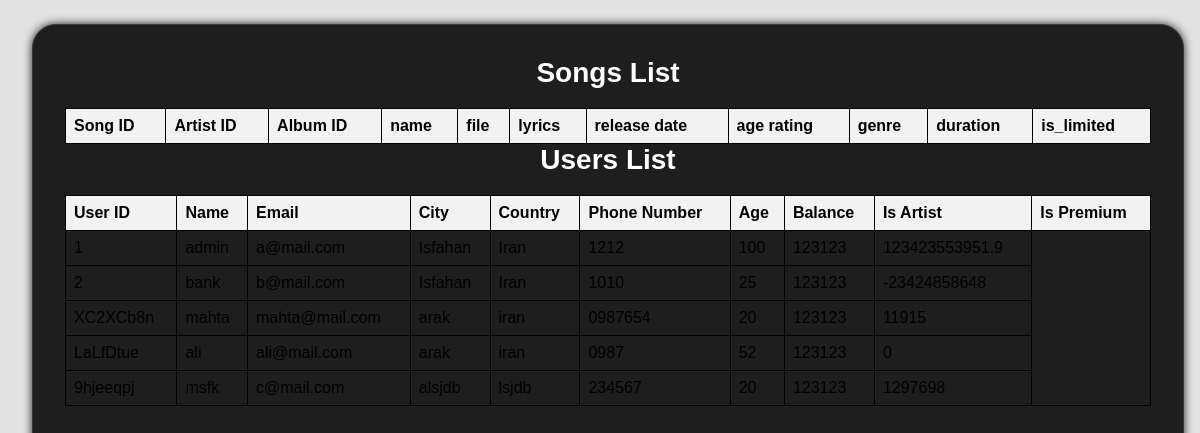
The page /participant on the database as committed earlier.
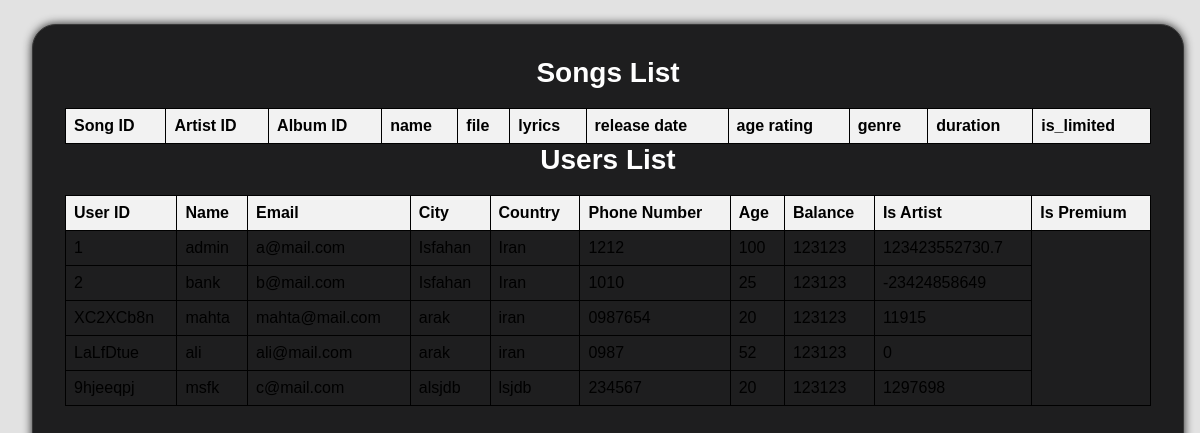
The same page on the database as committed later.
### tables this page shows
CREATE TABLE USERS (
            user_id TEXT PRIMARY KEY,
            name TEXT,
            email TEXT,
            city TEXT,
            country TEXT,
            phone TEXT,
            age INTEGER CHECK(age >= 9 AND age <= 120),
            password TEXT,
            balance INTEGER DEFAULT 0,
            is_artist BOOLEAN DEFAULT 0,
            is_premium BOOLEAN DEFAULT 0
        );

### app.py (the view)
@app.route("/participant")
def participants():
    with sqlite3.connect("database.db") as connect:
        cursor = connect.cursor()
        cursor.execute("SELECT * FROM USERS")
        data = cursor.fetchall()
    return render_template("participants.html", data=data)

### templates/participants.html (shortened to what this page needs)
<!DOCTYPE html>
<html>
  <head>
    <link
      rel="stylesheet"
      type="text/css"
      href="{{ url_for('static', filename='css/style.css') }}"
    />
  </head>
  <body>
    <div class="div-header">
      <h1>Songs List</h1>
      <table style="width: 100%">
        <tr>
          <th>Song ID</th>
          <th>Artist ID</th>
          <th>Album ID</th>
          <th>name</th>
          <th>file</th>
          <th>lyrics</th>
          <th>release date</th>
          <th>age rating</th>
          <th>genre</th>
          <th>duration</th>
          <th>is_limited</th>
        </tr>
      </table>
      <h1>Users List</h1>
      <table style="width: 100%">
        <tr>
          <th>User ID</th>
          <th>Name</th>
          <th>Email</th>
          <th>City</th>
          <th>Country</th>
          <th>Phone Number</th>
          <th>Age</th>
          <th>Balance</th>
          <th>Is Artist</th>
          <th>Is Premium</th>
        </tr>
        {% for participant in data %}
        <tr>
          <td>{{ participant[0] }}</td>
          <td>{{ participant[1] }}</td>
          <td>{{ participant[2] }}</td>
          <td>{{ participant[3] }}</td>
          <td>{{ participant[4] }}</td>
          <td>{{ participant[5] }}</td>
          <td>{{ participant[6] }}</td>
          <td>{{ participant[7] }}</td>
          <td>{{ participant[8] }}</td>
        </tr>
        {% endfor %}
      </table>
    </div>
  </body>
</html>

### static/css/style.css (style rules this page uses)
:root { --border-in: #9400d3; --border-out: hsl(0, 0%, 22%); --border-header: #383838; --background-main-card: #1e1e1f; --background-body: #000; --background-sub-div-card: #202022; --background-sub-div-card-2: rgba(44, 43, 43, 0.923); --background-header-title: hsl(240, 1%, 17%); --background-header-title-1: hsl(240, 1%, 20%); --box-shadow-1: 0 0 15px #111; --box-shadow-2: 0 0 10px #222; --box-shadow-3: 0 0 10px rgba(0, 0, 0, 0.722); font-family: "Poppins", sans-serif; --font-color-1: #fff; --font-color-2: #e2e2e2; --font-color-3: #d6d6d6bf; --font-color-4: #9400d3; --font-color-5: #000; --font-size-0: 28px; --font-size-1: 26px; --font-size-2: 18px; --font-size-3: 16px; --font-size-4: 12px; }
body { background-color:#e2e2e2; box-sizing: border-box; margin: 0; display: flex; flex-direction: column; min-height: 100vh; font-family: Arial, sans-serif; }
table { width: 100%; border-collapse: collapse; }
th, td { padding: 8px; text-align: left; border-bottom: 1px solid #ddd; }
.div-header { flex: 1; flex-direction: column; align-items: center; justify-content: flex-start; bottom: 2rem; top: 2rem; display: flex; text-align: center; min-width: 16rem; background-color: var(--background-main-card); border: 1px solid var(--border-out); border-radius: 1.5rem; box-shadow: var(--box-shadow-2); padding: 2rem; margin: 1.5rem 1rem 2rem 2rem; }
.div-header > * { margin-top: 0; }
.div-header h1 { font-size: var(--font-size-0); color: var(--font-color-1); }

### templates/participants.html (style rules this page uses)
table, th, td { border: 1px solid black; border-collapse: collapse; padding: 8px; }
th { background-color: #f2f2f2; }

Rows that differ between the two databases and show on the page:
changed USERS "admin": balance "123423553951.9" → "123423552730.7"
changed USERS "bank": balance "-23424858648" → "-23424858649"
